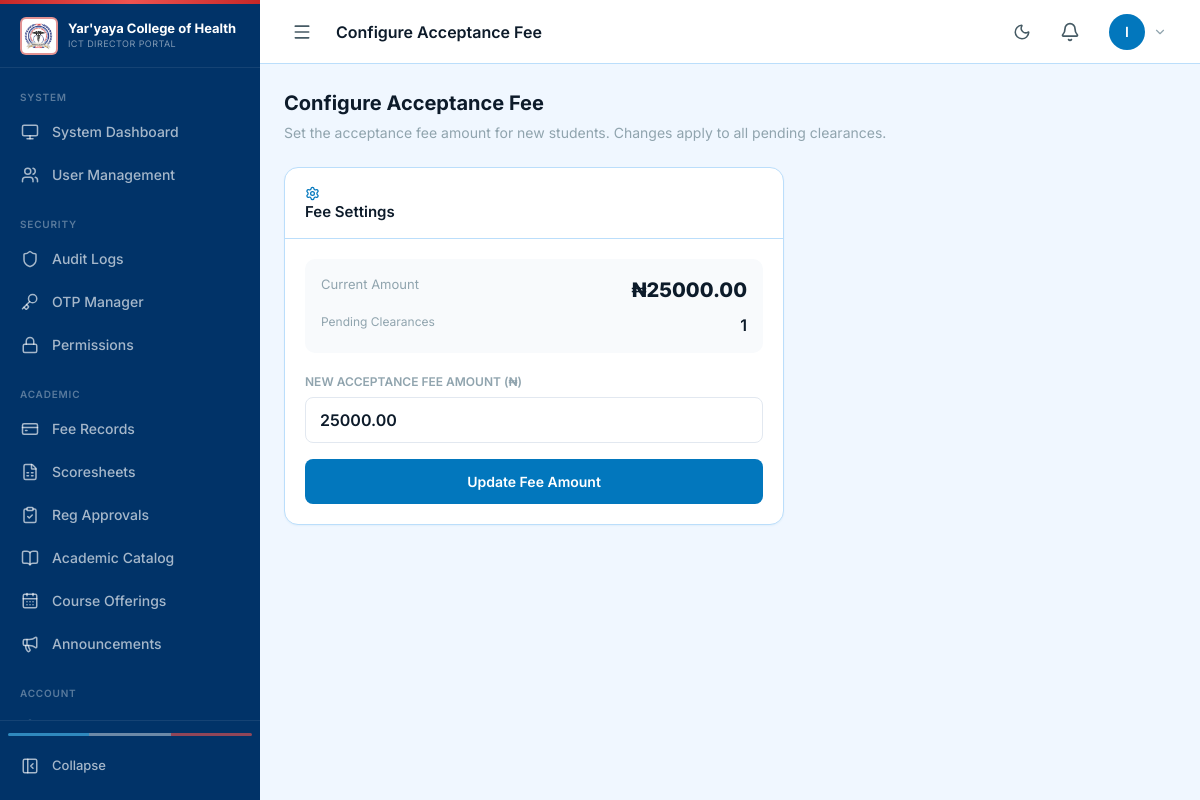
/clearance/configure-fee/ (signed in), run on the app's committed database.
### accounts/models.py (models this page shows, shortened)
class User(AbstractUser):
    ROLE_CHOICES = [
        ('student', 'Student'),
        ('applicant', 'Applicant'),
        ('lecturer', 'Lecturer'),
        ('practical_master', 'Practical Master'),
        ('hod', 'Head of Department'),
        ('hod_coordinator', 'HOD Coordinator'),
        ('dean_students_affairs', 'Dean of Students Affairs'),
        ('deputy_dean_students_affairs', 'Deputy Dean of Students Affairs'),
        ('academic_secretary', 'Academic Secretary'),
        ('provost', 'Provost'),
        ('registrar', 'Registrar'),
        ('deputy_registrar', 'Deputy Registrar'),
        ('exams_officer', 'Exams & Records Officer'),
        ('admin_officer', 'Admin Officer'),
        ('bursary', 'Bursar'),
        ('liaison_officer', 'Liaison Officer'),
        ('hostel_admin', 'Hostel Administrator'),
        ('ict_director', 'ICT Director'),
        ('director', 'Director'),
    ]
    ROLE_BADGE_COLORS = {
        'student': 'blue',
        'applicant': 'cyan',
        'lecturer': 'teal',
        'practical_master': 'emerald',
        'hod': 'indigo',
        'hod_coordinator': 'violet',
        'dean_students_affairs': 'red',
        'deputy_dean_students_affairs': 'pink',
        'academic_secretary': 'amber',
        'provost': 'orange',
        'registrar': 'green',
        'deputy_registrar': 'lime',
        'exams_officer': 'purple',
        'admin_officer': 'sky',
        'bursary': 'yellow',
        'liaison_officer': 'cyan',
        'hostel_admin': 'orange',
        'ict_director': 'slate',
        'director': 'black',
    }
    username = models.CharField(
        _('username'),
        max_length=50,
        unique=True,
        help_text=_('Required. 50 characters or fewer. Matric number for students.'),
        validators=[],  # Remove default validator to allow matric number format
        error_messages={
            'unique': _("A user with that username already exists."),
        },
    )
    role = models.CharField(
        max_length=30,
        choices=ROLE_CHOICES,
        default='student',
        help_text="User role in the system"
    )
    must_change_password = models.BooleanField(
        default=False,
        help_text="Force user to change password on next login"
    )
    failed_login_attempts = models.PositiveIntegerField(default=0)
    account_locked_until = models.DateTimeField(null=True, blank=True)
    last_login_ip = models.GenericIPAddressField(null=True, blank=True)
    phone_regex = RegexValidator(
        regex=r'^\+?1?\d{9,15}$',
        message="Phone number must be entered in the format: '+999999999'. Up to 15 digits allowed."
    )
    phone_number = models.CharField(
        validators=[phone_regex],
        max_length=17,
        blank=True,
        help_text="Phone number in international format"
    )
    GENDER_CHOICES = [
        ('male', 'Male'),
        ('female', 'Female'),
        ('other', 'Other'),
    ]
    gender = models.CharField(
        max_length=10,
        choices=GENDER_CHOICES,
        blank=True,
        null=True
    )
    date_of_birth = models.DateField(null=True, blank=True)
    address = models.TextField(blank=True)
    profile_picture = models.ImageField(
        upload_to='profile_pictures/',
        null=True,
        blank=True
    )
    is_otp_verified = models.BooleanField(default=False)
    otp_secret = models.CharField(max_length=32, blank=True, null=True)
    two_fa_enabled = models.BooleanField(default=False)
    THEME_CHOICES = [('light', 'Light'), ('dark', 'Dark')]
    theme_preference = models.CharField(
        max_length=10, choices=THEME_CHOICES, default='light'
    )
    created_at = models.DateTimeField(auto_now_add=True)
    updated_at = models.DateTimeField(auto_now=True)
    class Meta:
        verbose_name = 'User'
        verbose_name_plural = 'Users'
    def get_role_display(self):
        return dict(self.ROLE_CHOICES).get(self.role, self.role)
    def get_role_badge_color(self):
        return self.ROLE_BADGE_COLORS.get(self.role, 'gray')
    @property
    def is_locked(self):
        if self.account_locked_until and self.account_locked_until > timezone.now():
            return True
        return False

### clearance/models.py (models this page shows, shortened)
class StudentClearance(models.Model):
    student = models.OneToOneField(
        User, on_delete=models.CASCADE, related_name='clearance'
    )
    academic_year = models.CharField(
        max_length=9,
        default='2025/2026',
        help_text="Academic year for this clearance cycle"
    )
    STATUS_CHOICES = [
        ('pending_acceptance', 'Awaiting Acceptance Fee'),
        ('pending_documents', 'Awaiting Document Upload'),
        ('pending_approval', 'Awaiting Registrar Approval'),
        ('approved', 'Clearance Approved'),
        ('rejected', 'Clearance Rejected'),
    ]
    status = models.CharField(
        max_length=25,
        choices=STATUS_CHOICES,
        default='pending_acceptance',
        help_text="Current stage in the clearance pipeline"
    )
    acceptance_fee_paid = models.BooleanField(default=False)
    acceptance_fee_amount = models.DecimalField(
        max_digits=12, decimal_places=2, default=25000.00,
        help_text="Amount charged for acceptance fee (configurable by Bursary)"
    )
    acceptance_payment_ref = models.CharField(
        max_length=100, blank=True,
        help_text="Payment reference for acceptance fee"
    )
    acceptance_paid_at = models.DateTimeField(null=True, blank=True)
    approved_by = models.ForeignKey(
        User, on_delete=models.SET_NULL, null=True, blank=True,
        related_name='clearances_approved',
        help_text="Registrar who approved this clearance"
    )
    approved_at = models.DateTimeField(null=True, blank=True)
    rejection_reason = models.TextField(
        blank=True,
        help_text="Reason for rejection (if rejected)"
    )
    matric_generated = models.BooleanField(
        default=False,
        help_text="True once matriculation number has been assigned"
    )
    matric_generated_at = models.DateTimeField(null=True, blank=True)
    matric_locked = models.BooleanField(
        default=False,
        help_text="Once True, matric cannot be regenerated"
    )
    created_at = models.DateTimeField(auto_now_add=True)
    updated_at = models.DateTimeField(auto_now=True)
    class Meta:
        verbose_name = 'Student Clearance'
        verbose_name_plural = 'Student Clearances'
        ordering = ['-created_at']
        indexes = [
            models.Index(fields=['student', 'status']),
            models.Index(fields=['academic_year', 'status']),
        ]

### clearance/views.py (the view, shortened to what this page needs)
# urls.py: path('configure-fee/', views.configure_acceptance_fee, name='configure_fee'),
@login_required_portal
@role_required('bursary', 'ict_director')
def configure_acceptance_fee(request):
    current_amount = 25000.00
    latest = StudentClearance.objects.order_by('-created_at').first()
    if latest:
        current_amount = latest.acceptance_fee_amount
    context = {
        'current_amount': current_amount,
        'pending_count': StudentClearance.objects.filter(
            acceptance_fee_paid=False, status='pending_acceptance'
        ).count(),
        'page_title': 'Configure Acceptance Fee',
    }
    return render(request, 'clearance/staff/configure_fee.html', context)

### templates/clearance/staff/configure_fee.html (shortened to what this page needs)
{% extends base_template|default:"base.html" %}
{% block content %}
<div class="mb-6">
  <h2 style="font-size:20px;font-weight:700;">Configure Acceptance Fee</h2>
  <p style="color:var(--text-muted);font-size:14px;margin-top:4px;">Set the acceptance fee amount for new students. Changes apply to all pending clearances.</p>
</div>
<div style="max-width:500px;">
  <div class="card">
    <div class="card-header">
      <span class="card-title">
        <i data-lucide="settings" style="width:15px;height:15px;color:var(--color-primary);"></i>
        Fee Settings
      </span>
    </div>
    <div class="card-body">
      <div style="background:#f8fafc;border-radius:10px;padding:16px;margin-bottom:20px;">
        <div style="display:flex;justify-content:space-between;margin-bottom:8px;">
          <span style="color:var(--text-muted);font-size:13px;">Current Amount</span>
          <span style="font-size:20px;font-weight:800;">₦{{ current_amount|floatformat:2 }}</span>
        </div>
        <div style="display:flex;justify-content:space-between;">
          <span style="color:var(--text-muted);font-size:12px;">Pending Clearances</span>
          <span style="font-weight:600;">{{ pending_count }}</span>
        </div>
      </div>
      <form method="post">
        <div style="margin-bottom:16px;">
          <label style="display:block;font-size:12px;font-weight:600;color:var(--text-muted);margin-bottom:6px;text-transform:uppercase;">New Acceptance Fee Amount (₦)</label>
          <input type="number" name="amount" value="{{ current_amount }}" step="0.01" min="0" required
                 style="width:100%;padding:10px 14px;border:1px solid #e2e8f0;border-radius:8px;font-size:16px;font-weight:600;">
        </div>
        <button type="submit" style="width:100%;padding:12px;background:var(--color-primary,#0284c7);color:white;border:none;border-radius:8px;font-weight:600;cursor:pointer;font-size:14px;"
                onclick="return confirm('Update acceptance fee for all pending clearances?')">
          Update Fee Amount
        </button>
      </form>
    </div>
  </div>
</div>
{% endblock %}

### templates/base.html (shortened to what this page needs)
<!DOCTYPE html>
<html lang="en" data-theme="{{ user_theme|default:'light' }}">
<head>
  <script src="https://cdn.tailwindcss.com"></script>
  <link rel="stylesheet" href="https://cdnjs.cloudflare.com/ajax/libs/font-awesome/6.4.0/css/all.min.css">
  {% load static %}
  <link rel="stylesheet" href="{% static 'css/portal.css' %}">
</head>
<body>
<aside class="sidebar" id="sidebar">
  <div class="sidebar-logo" style="gap:10px; justify-content:space-between;">
    <div style="display:flex;align-items:center;gap:10px;min-width:0;">
      <img src="{% static 'img/logo.png' %}" alt="College Logo"
           style="width:38px;height:38px;border-radius:6px;object-fit:contain;background:white;padding:2px;border:2px solid rgba(198,40,40,0.5);flex-shrink:0;">
      <div style="overflow:hidden;">
        <span class="sidebar-logo-text" style="font-size:13px;line-height:1.2;display:block;">{{ college_name|truncatechars:28 }}</span>
        <span class="sidebar-logo-text" style="font-size:9px;opacity:0.5;font-weight:400;letter-spacing:.05em;display:block;">
          {% if user.role == 'student' %}STUDENT PORTAL{% else %}{{ user_role_display|upper }} PORTAL{% endif %}
        </span>
      </div>
    </div>
  </div>
  <nav class="sidebar-nav" id="sidebar-nav">
    {% block sidebar_nav %}
      {% if current_sidebar %}
        {% include current_sidebar %}
      {% endif %}
    {% endblock %}
  </nav>
  <div class="sidebar-footer">
    <div style="display:flex;height:3px;border-radius:999px;overflow:hidden;margin-bottom:10px;opacity:0.6;">
      <div style="flex:1;background:#4FC3F7;"></div>
      <div style="flex:1;background:rgba(255,255,255,0.7);"></div>
      <div style="flex:1;background:#EF5350;"></div>
    </div>
    <button class="nav-item w-full" id="sidebar-toggle-btn" title="Toggle sidebar">
      <span class="nav-icon"><i data-lucide="panel-left-close" style="width:18px;height:18px;"></i></span>
      <span class="nav-label" style="font-size:13px;">Collapse</span>
    </button>
  </div>
</aside>
<div class="main-wrap" id="main-wrap">
  <nav class="navbar">
    <div class="navbar-left">
      <button class="hamburger-btn" id="mobile-menu-btn" aria-label="Open menu">
        <i data-lucide="menu" style="width:20px;height:20px;"></i>
      </button>
      <h1 class="page-title">{% block page_heading %}{{ page_title|default:"Dashboard" }}{% endblock %}</h1>
    </div>
    <div class="navbar-right">
      <button class="hamburger-btn" id="theme-toggle-btn" title="Toggle dark mode">
        <i data-lucide="moon" style="width:18px;height:18px;" id="theme-icon-moon"></i>
      </button>
      <div class="profile-dropdown" style="position:relative;">
        <button class="notif-btn" id="notif-btn" aria-label="Notifications">
          <i data-lucide="bell" style="width:20px;height:20px;"></i>
        </button>
      </div>
      <div class="profile-dropdown">
        <button class="flex items-center gap-2 btn-ghost btn" id="profile-btn" style="padding:4px 8px;">
          <div class="avatar">{{ user.first_name|first|default:user.username|first|upper }}</div>
          <i data-lucide="chevron-down" style="width:14px;height:14px; color:var(--text-muted);"></i>
        </button>
      </div>
    </div>
  </nav>
  <main class="main-content">
    {% block content %}{% endblock %}
  </main>
</div>
</body>
</html>

### data on the page
User: first_name|first "I"
StudentClearance: acceptance_fee_amount "25000.00", amount "25000.00"

### other printed values
{{ college_name|truncatechars:28 }} "Yar'yaya College of Health…"
{{ user_role_display|upper }} "ICT DIRECTOR"
{{ page_title|default:"Dashboard" }} "Configure Acceptance Fee"
{{ pending_count }} "1"
